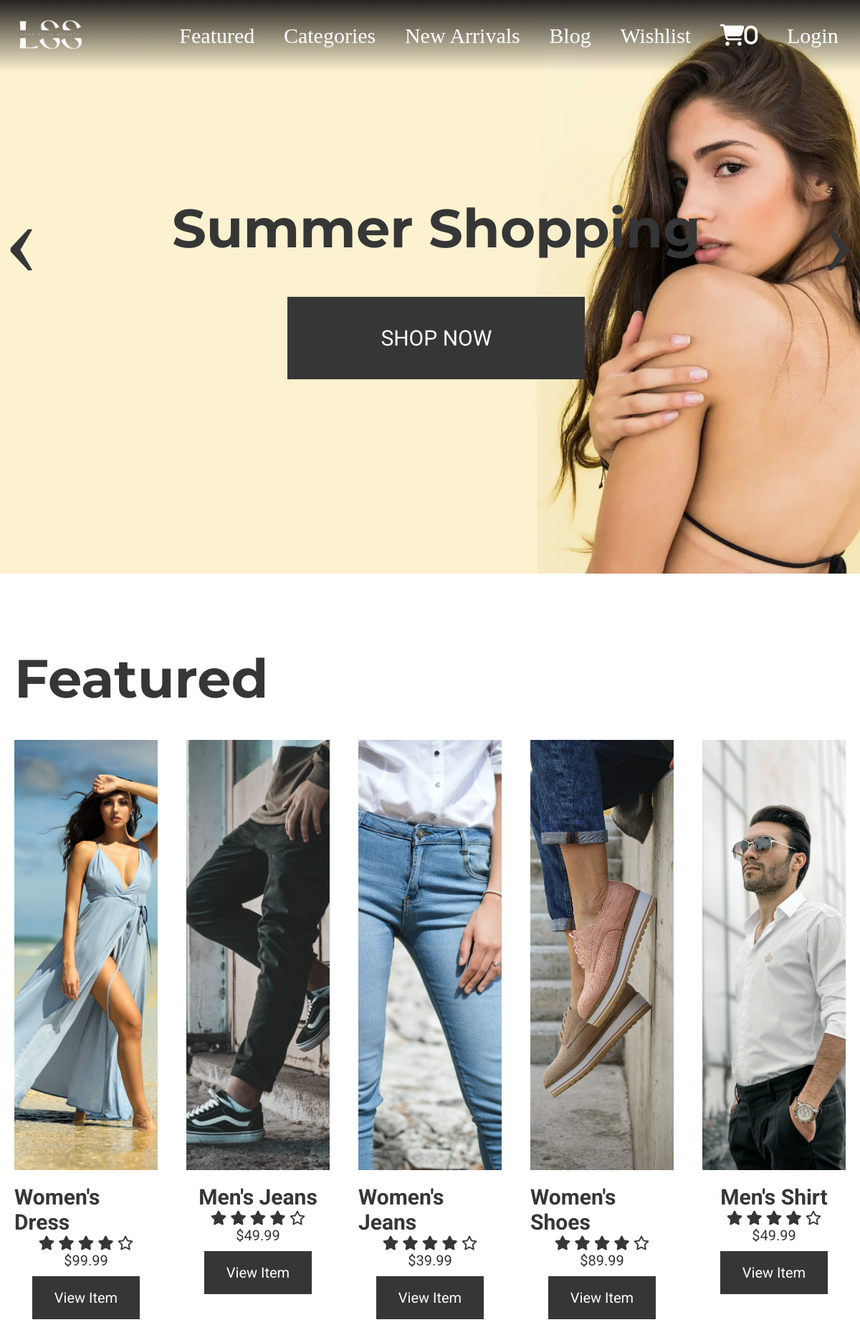
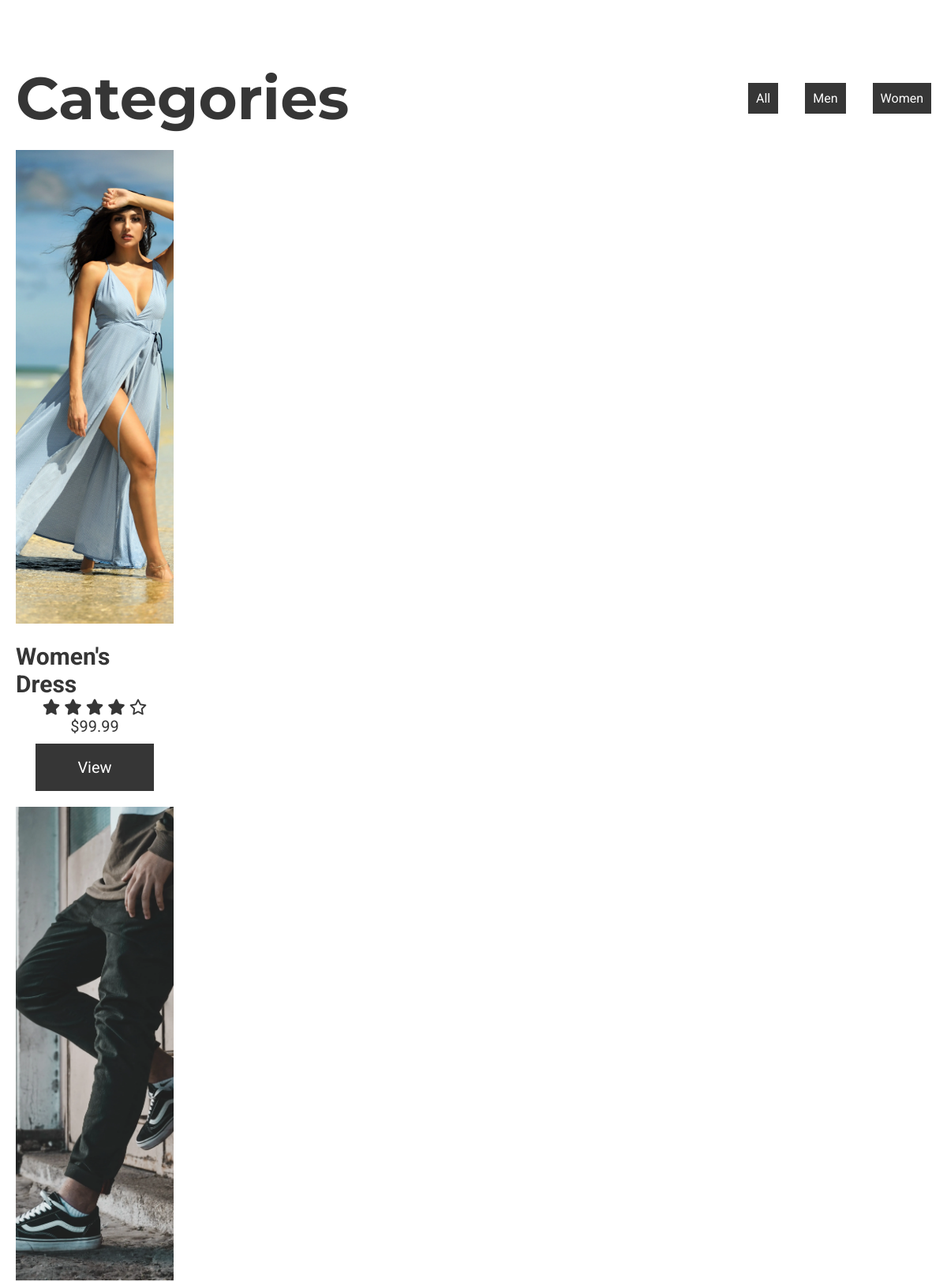
The page / (upper part) on the database its author committed (2 pictures, top to bottom).
### tables this page shows
CREATE TABLE `product` (
  `item_id` bigint(20) UNSIGNED NOT NULL,
  `item_name` varchar(255) NOT NULL,
  `item_price` double(10,2) NOT NULL,
  `item_image` varchar(255) NOT NULL,
  `item_register` date NOT NULL,
  `item_category` varchar(200) NOT NULL
);

### index.php (called while the page is built, shortened)
<?php
    include('header.php');
?>
<?php
        include('template/_banner-area.php');
?>
<?php
        include('template/_featured.php');
?>
<?php
        include('template/_featured-categories.php');
?>
<?php
include('footer.php');
?>

### database/DBController.php (called while the page is built, shortened)
<?php
class DBController
{
    protected $host = 'localhost';
    protected $user = 'root';
    protected $password = '';
    protected $database = 'luxe_society';
    public function __construct()
    {
        $this->con = mysqli_connect($this->host,$this->user,$this->password,$this->database);
    }
}
?>

### functions.php (called while the page is built, shortened)
<?php session_start();
    require('database/DBController.php');
    require('database/Product.php');
    $db = new DBController();
    $product = new Product($db);
    $product_shuffle = $product->getData();
    $currentUser = array();
?>

### database/Product.php (called while the page is built, shortened)
<?php
class Product
{
    public $db = null;
    public function __construct(DBController $db)
    {
        $this->db = $db;
    }
    public function getData($table = 'product'){
        $allowedTables = ['product', 'wishlist', 'cart', 'user'];
        if (in_array($table, $allowedTables)){
        $result = $this->db->con->query("SELECT * FROM {$table}");
        $resultArray = array();
        while ($item = mysqli_fetch_array($result, MYSQLI_ASSOC)){
            $resultArray[] = $item;
        }
        return $resultArray;
    } else {
        return [];
    }
}
}
?>

### template/_featured-categories.php (the view)
<?php
  $category = array_map(function($pro){ return $pro['item_category'];}, $product_shuffle);
  $unique = array_unique($category);
  sort($unique);
  shuffle($product_shuffle);
  $in_cart = isset($currentUser) && array_key_exists('user_id', $currentUser) ? $Cart->getCartId($Cart->getCartData($currentUser['user_id'])) : [];
?>
<section id="featured-categories">
        <div class="featured-categories__btn-container">
          <h2 class="font-size-xl font-mont color-primary">
            Categories
          </h2>
          <div id="filters" class="button-group font-size-16">
            <button
              class="btn is-checked color-primary-bg font-size-16 font-roboto"
              data-filter="*"
            >
              All
            </button>
            <?php
              array_map(function($category){
                printf('<button
                class="btn color-primary-bg font-size-16 font-roboto"
                data-filter=".%s"
              >
                %s
              </button>',$category,$category);
              },$unique);
            ?>
          </div>
        </div>
        <div class="grid">
          <?php array_map(function($item) use($in_cart){ ?>
          <div class="grid-item <?php echo $item['item_category'] ?? "category"; ?>">
            <div class="product font-roboto">
              <a href="<?php printf('%s?item_id=%s', 'product.php', $item['item_id']); ?>"
                ><img src="<?php echo $item['item_image'] ?? "./assets/products/dress-shirt.jpg"; ?>" loading="lazy" alt="product1"
              /></a>
              <div class="product-info">
                <h3 class="font-size-lg color-primary"><?php echo $item['item_name'] ?? "Unknown"; ?></h3>
                <div class="font-size-20 color-primary">
                  <span><i class="fas fa-star"></i></span>
                  <span><i class="fas fa-star"></i></span>
                  <span><i class="fas fa-star"></i></span>
                  <span><i class="fas fa-star"></i></span>
                  <span><i class="far fa-star"></i></span>
                </div>
                <div>
                  <span class="font-size-20 color-primary">$<?php echo $item['item_price'] ?? "0"; ?></span>
                </div>
                <div>
                    <?php
                      if(in_array($item['item_id'],$in_cart ?? [])): ?>
                        <a
                        href="<?php printf('%s?item_id=%s', 'product.php', $item['item_id']); ?>"
                        class="font-size-20 product-btn color-secondary-bg"
                      >
                        Added to Cart
                      </a>
                      <?php else: ?>
                        <a
                        href="<?php printf('%s?item_id=%s', 'product.php', $item['item_id']); ?>"
                        name="featured_categories_submit"
                        class="font-size-20 product-btn color-primary-bg"
                      >
                        View
                      </a>
                      <?php endif; ?>
                </div>
              </div>
            </div>
          </div>
          <?php },$product_shuffle) ?>
        </div>
      </section>

### template/_featured.php
<?php
  shuffle($product_shuffle);
?>
<section id="featured">
        <div>
          <h2 class="font-mont font-size-xl color-primary">Featured</h2>
          <div class="owl-carousel owl-theme">
            <?php foreach($product_shuffle as $item) { ?>
            <div class="item">
              <div class="product font-roboto">
                <a href="<?php printf('%s?item_id=%s', 'product.php', $item['item_id']); ?>"
                  ><img src="<?php echo $item['item_image'] ?? "./assets/products/dress-shirt.jpg"; ?>" loading="lazy" alt="product1"
                /></a>
                <div class="product-info">
                  <h3 class="font-size-lg color-primary"><?php echo $item['item_name'] ?? "Unknown"; ?></h3>
                  <div class="font-size-20 color-primary">
                    <span><i class="fas fa-star"></i></span>
                    <span><i class="fas fa-star"></i></span>
                    <span><i class="fas fa-star"></i></span>
                    <span><i class="fas fa-star"></i></span>
                    <span><i class="far fa-star"></i></span>
                  </div>
                  <div>
                    <span class="font-size-20 color-primary">$<?php echo $item['item_price'] ?? '0'; ?></span>
                  </div>
                  <div>
                    <?php
                      if(isset($currentUser) && array_key_exists('user_id', $currentUser) && in_array($item['item_id'],$Cart->getCartId($Cart->getCartData($currentUser['user_id'])) ?? [])): ?>
                        <a
                        href="<?php printf('%s?item_id=%s', 'product.php', $item['item_id']); ?>"
                        disabled
                        class="font-size-20 product-btn color-secondary-bg"
                      >
                        Added to Cart
                      </a>
                      <?php else: ?>
                        <a
                        href="<?php printf('%s?item_id=%s', 'product.php', $item['item_id']); ?>"
                        name="featured_submit"
                        class="font-size-20 product-btn color-primary-bg"
                      >
                        View Item
                      </a>
                      <?php endif; ?>
                      </div>
                </div>
              </div>
            </div>
            <?php }  ?>
          </div>
        </div>
      </section>

### style.css (style rules this page uses)
* { margin: 0; padding: 0; }
button, button:focus { outline: none; box-shadow: none; }
.font-roboto { font-family: "Roboto", sans-serif; }
.font-mont { font-family: "Montserrat", sans-serif; }
.font-size-16 { font-size: 16px; }
.font-size-20 { font-size: 20px; }
.font-size-lg { font-size: 30px; }
.font-size-xl { font-size: 75px; }
.color-primary { color: rgb(54, 54, 54); }
.color-primary-bg { background: rgb(54, 54, 54); }
#featured, #new-arrivals { margin-top: 100px; }
#featured h2, #new-arrivals h2 { margin-left: 20px; }
#featured .owl-carousel, #new-arrivals .owl-carousel { margin-top: 20px; }
#featured .owl-carousel .item, #new-arrivals .owl-carousel .item { margin: 20px; }
#featured .owl-carousel .item .product, #new-arrivals .owl-carousel .item .product { display: flex; flex-direction: column; align-items: center; }
#featured .owl-carousel .item .product a, #new-arrivals .owl-carousel .item .product a { overflow: hidden; }
#featured .owl-carousel .item .product img, #new-arrivals .owl-carousel .item .product img { height: 600px; width: 100%; object-fit: cover; transition: transform 0.5s ease; }
#featured .product-info, #new-arrivals .product-info { margin-top: 20px; display: flex; flex-direction: column; align-items: center; }
#featured .product-btn, #new-arrivals .product-btn { display: block; width: 130px; height: 40px; margin-top: 10px; padding: 10px; border: none; color: white; transition: background-color 0.5s ease; text-decoration: none; text-align: center; line-height: 40px; }
.grid-item img { width: 200px; height: 400px; object-fit: cover; }
#featured-categories { margin-top: 80px; }
#featured-categories .grid .grid-item { margin: 20px; margin-top: 1rem; width: calc(20% - 40px); }
#featured-categories .grid .grid-item .product { display: flex; flex-direction: column; align-items: center; }
#featured-categories .featured-categories__btn-container { display: flex; justify-content: space-between; margin: 20px; align-items: center; }
#featured-categories .button-group { display: flex; width: 20%; justify-content: space-between; }
#featured-categories .btn { color: white; padding: 10px; border: none; transition: background-color 0.5s ease; }
#featured-categories .grid img { width: 100%; height: 600px; object-fit: cover; transition: transform 0.5s ease; }
#featured-categories .grid .grid-item a { overflow: hidden; }
#featured-categories .product-info { margin-top: 20px; display: flex; flex-direction: column; align-items: center; }
#featured-categories .product-btn { display: block; width: 130px; height: 40px; margin-top: 10px; padding: 10px; border: none; color: white; transition: background-color 0.5s ease; text-decoration: none; text-align: center; line-height: 40px; }

### rows shown on the page
product: item_image (picture), item_name "Women's Dress", item_price "99.99"
product: item_image (picture), item_name "Men's Jeans", item_price "49.99"
product: item_image (picture), item_name "Women's Jeans", item_price "39.99"
product: item_image (picture), item_name "Women's Shoes", item_price "89.99"
product: item_image (picture), item_name "Men's Shirt", item_price "49.99", item_category "Men"

### other values the page prints
$category "Women"
